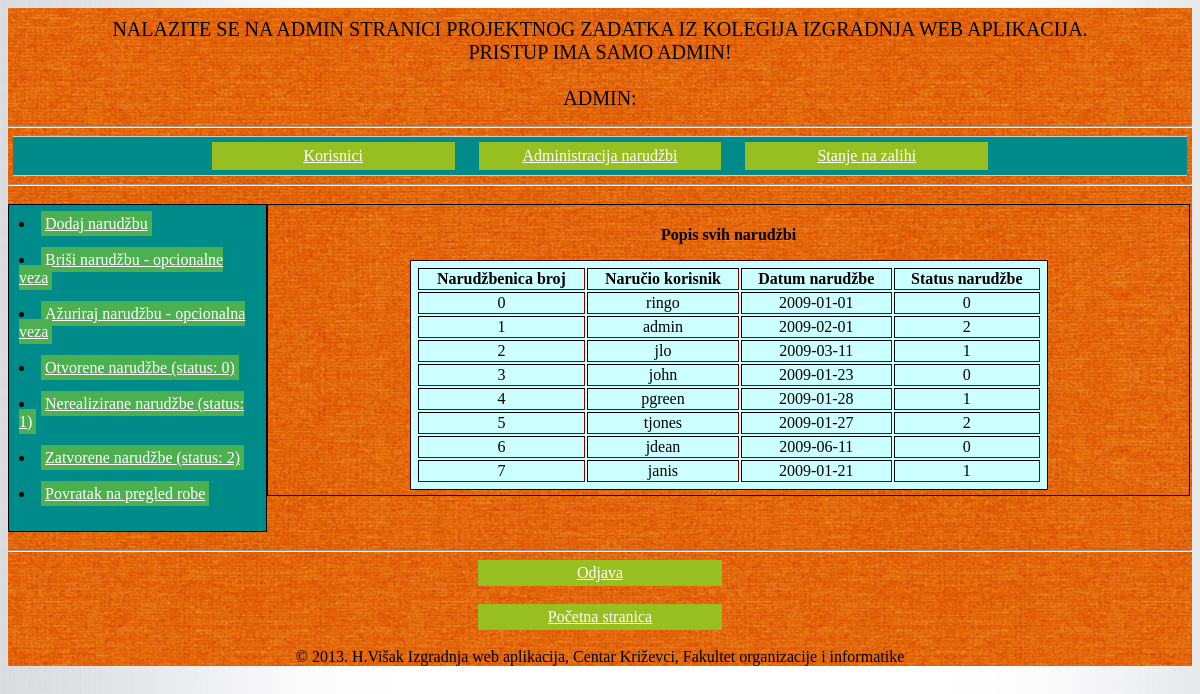
The page /admin_narudzbi.php (signed in) on the database its author committed.
### tables this page shows
CREATE TABLE `narudzbenica` (
  `narudzbenica` int(10) unsigned NOT NULL DEFAULT '1',
  `korisnik` varchar(15) NOT NULL,
  `naruceno` date NOT NULL,
  `status` float unsigned NOT NULL DEFAULT '0',
  PRIMARY KEY (`narudzbenica`),
  KEY `FK_narudzbenica_1` (`korisnik`),
  KEY `FK_narudzbenica_2` (`status`),
  CONSTRAINT `FK_narudzbenica_1` FOREIGN KEY (`korisnik`) REFERENCES `korisnik` (`korisnik`) ON DELETE NO ACTION ON UPDATE CASCADE,
  CONSTRAINT `FK_narudzbenica_2` FOREIGN KEY (`status`) REFERENCES `vrsta_statusa` (`status`) ON DELETE NO ACTION ON UPDATE CASCADE
);

### funkcije.php (the view, shortened to what this page needs)
		<?php
function pregledNarudzbi () {
	echo "<p align='center'><strong>Popis svih narudžbi</strong></p>";
		global $con;
			$result = mysqli_query($con,"SELECT * FROM narudzbenica");
			echo "<table class='statistika' border='1' width='70%' align='center'>
			<tr>
			<th>Narudžbenica broj</th><th>Naručio korisnik</th><th>Datum narudžbe</th><th>Status narudžbe</th>
			</tr>";
			while($row = mysqli_fetch_array($result))
			  {
			  echo "<tr>";
			  echo "<td align='center'>" . $row['0'] . "</td>";
			  echo "<td align='center'>" . $row['1'] . "</td>";
			  echo "<td align='center'>" . $row['2'] . "</td>";
			  echo "<td align='center'>" . $row['3'] . "</td>";
			  echo "</tr>";
			  }
			echo "</table>";
}
?>

### admin_narudzbi.php (shortened to what this page needs)
<?php
include('autorizacija.php');
?>
<html>
<head>
<link href="css_oznake.css" rel="stylesheet" type="text/css">
</head>
<body>
	<div class="bs_body">
		<div class="gore_nav">
			<?php
					include("header2.php");
					include 'funkcije.php';
				?>
			<ul class="nav">
					<li><a href="admin_usera.php">Korisnici</a></li>
					<li><a href="admin_narudzbi.php">Administracija narudžbi</a></li>
					<li><a href="admin_zaliha.php">Stanje na zalihi</a></li>
			</ul>
			<hr>
		</div>
			<div class="left_bar">
				<li><a class="veza" href="?run=dodaj_narudzbu">Dodaj narudžbu</a></li><br>
				<li><a class="veza" href="?run=brisi_narudzbu">Briši narudžbu - opcionalne veza</a></li><br>
				<li><a class="veza" href="?run=azuriraj_narudzbu">Ažuriraj narudžbu - opcionalna veza</a></li><br>
				<li><a class="veza" href="?run=status_narudzbi0">Otvorene narudžbe (status: 0)</a></li><br>
				<li><a class="veza" href="?run=status_narudzbi1">Nerealizirane narudžbe (status: 1)</a></li><br>
				<li><a class="veza" href="?run=status_narudzbi2">Zatvorene narudžbe (status: 2)</a></li><br>
				<li><a class="veza" href="pregled_robe.php">Povratak na pregled robe</a></li><br>
			</div>
			<div class="content"><center>
				<?php
					if (isset($_GET['run'])) $izborlinkova=$_GET['run'];
					else $izborlinkova='';
					switch ($izborlinkova) {
						default:
							pregledNarudzbi();
							break;
					}
					?>
			</center>
			</div>
			<div style="padding-top: 10px; position: relative; clear: both; width: 100% ">
			<?php
			include("footer.php");
			?>
			</div>
	</div>

### header2.php (shortened to what this page needs)
<html>
<head>
<link href="css_oznake.css" rel="stylesheet" type="text/css">
</head>
<body>
<center>
<div id="header2">
Nalazite se na admin stranici projektnog zadatka iz kolegija Izgradnja web aplikacija.<br>
Pristup ima samo admin!<br>
<br>
Admin:
</div>
</center>
<hr>
</body>
</html>

### footer.php
<hr>
<div align="center">
	<a href=logout.php>Odjava</a></br>
	<a href=index.php>Početna stranica</a></br>
	&copy 2013. H.Višak Izgradnja web aplikacija, Centar Križevci, Fakultet organizacije i informatike
</div>

### css_oznake.css (style rules this page uses)
body { background: url('Slike/bg.png') 40% 0 scroll transparent; }
.bs_body { display: inline-block; width: 100%; float: left; background: url('Slike/pozadina-narancasta.jpg') repeat 50% 0 fixed; }
#header2 { padding-top: 10px; font-family: times ; font-size: 20 ; text-align: center; text-transform: uppercase; height: 100px; }
.gore_nav { position: relative; clear: both; }
table.statistika { font-family: times, georgia ; border: 1; border-color: #300000; padding: 5px; font-size: 16px ; border-style: solid; background-color: #CCFFFF ; }
a:link { display: block; width:20%; color:#FFFFFF; background-color:#98bf21; text-align:center; padding:4px; text-decoration:underline; text-transform:none; }
a.veza:link { display: inline; width:100%; color:#FFFFFF; background-color:#4CAF50; text-align:center; padding:4px; text-decoration:underline; text-transform:none; }
.nav { background-color: #008B8B; border:1px solid #ccc; border-width:1px 0; list-style:none; margin:5px; padding:5px; text-align:center; }
.nav li { display:inline; padding:10px; }
.nav a { display:inline-block; padding: 5px; }
.left_bar { float: left; background-color: #008B8B; border: 1px solid black; width: 20%; padding: 10px; margin-top: 10px; font-size: 16; text-decoration: underline; }
.content { float: left; left: 20%; border: 1px solid black; padding: 5px; margin-top: 10px; font-size: 16 ; width: 77%; }

### rows shown on the page
narudzbenica: narudzbenica "0", korisnik "ringo", naruceno "2009-01-01", status "0"
narudzbenica: narudzbenica "1", korisnik "admin", naruceno "2009-02-01", status "2"
narudzbenica: narudzbenica "2", korisnik "jlo", naruceno "2009-03-11", status "1"
narudzbenica: narudzbenica "3", korisnik "john", naruceno "2009-01-23", status "0"
narudzbenica: narudzbenica "4", korisnik "pgreen", naruceno "2009-01-28", status "1"
narudzbenica: narudzbenica "5", korisnik "tjones", naruceno "2009-01-27", status "2"
narudzbenica: narudzbenica "6", korisnik "jdean", naruceno "2009-06-11", status "0"
narudzbenica: narudzbenica "7", korisnik "janis", naruceno "2009-01-21", status "1"
